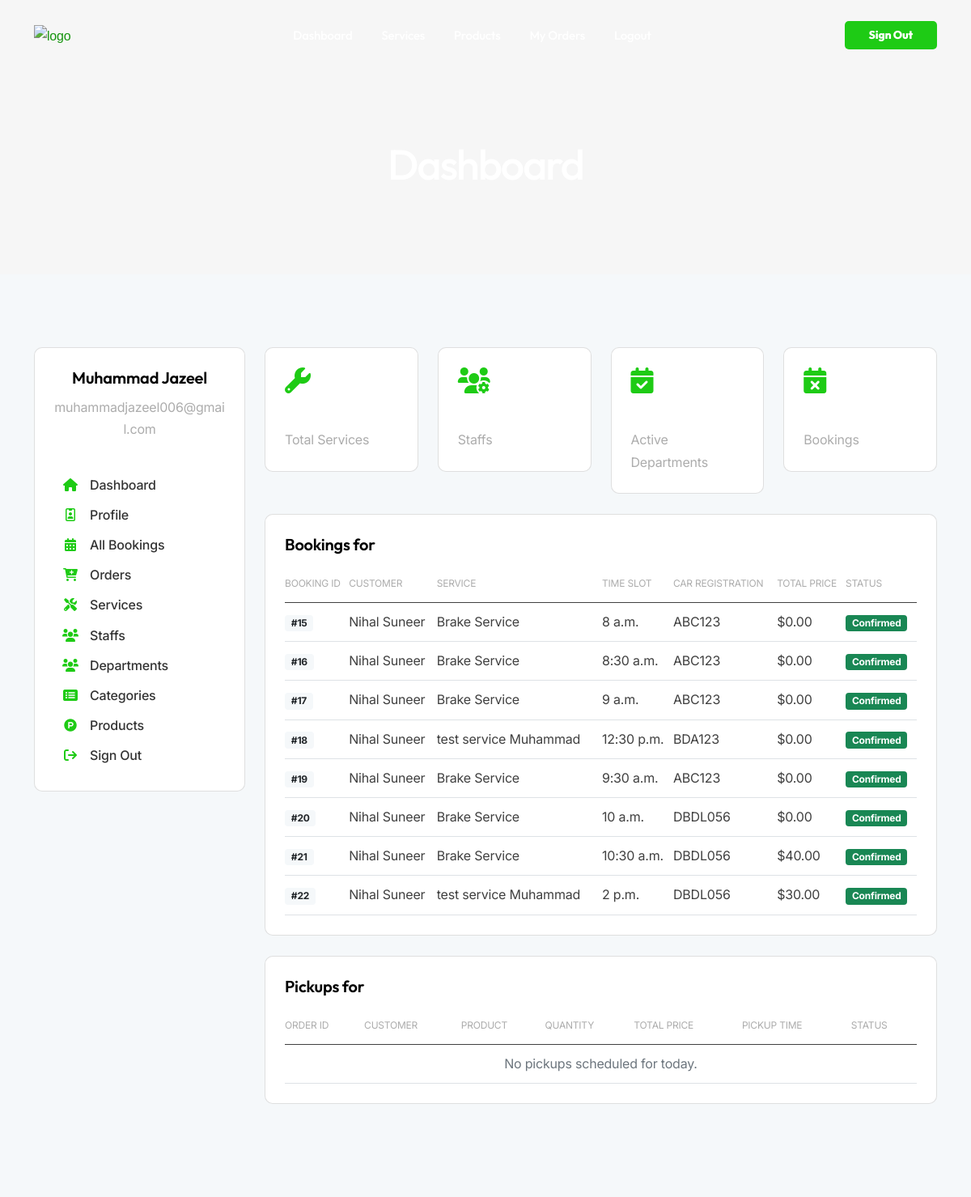
/users/dashboard/ (signed in), run on an earlier commit of the app's database.
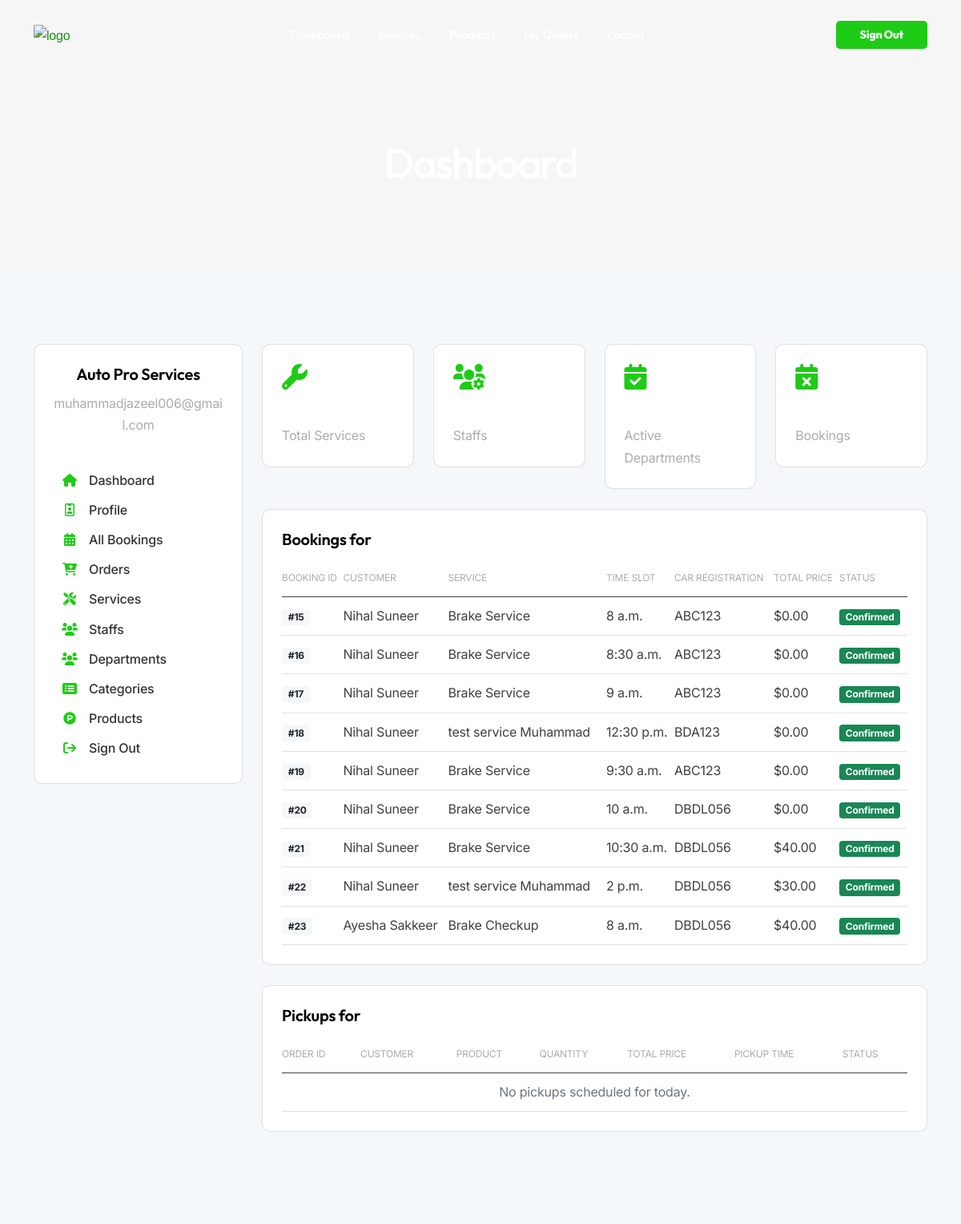
And on a later commit of the database.
### user/models.py (models this page shows, shortened)
class Account(AbstractUser):
    USER_TYPES = [
        ('customer', 'Customer'),
        ('vendor', 'Vendor'),
        ('admin', 'Admin'),
    ]
    username = None
    first_name = models.CharField(max_length=50)
    last_name = models.CharField(max_length=50)
    email = models.EmailField(max_length=100, unique=True)
    phone_number = models.CharField(max_length=15, unique=True)
    user_type = models.CharField(max_length=20, choices=USER_TYPES)
    address = models.TextField(blank=True, null=True)
    city = models.CharField(max_length=100, blank=True, null=True)  # New city field
    postal_code = models.CharField(max_length=20, blank=True, null=True)  # New postal code field
    profile_image = models.ImageField(upload_to='profile_images/', blank=True, null=True)  # Profile image
    is_customer = models.BooleanField(default=False)
    is_vendor = models.BooleanField(default=False)
    date_joined = models.DateTimeField(auto_now_add=True)
    last_login = models.DateTimeField(default=timezone.now)
    is_active = models.BooleanField(default=True)
    is_superuser = models.BooleanField(default=False)
    otp_code = models.CharField(max_length=6, blank=True, null=True)
    is_otp_verified = models.BooleanField(default=False)
    otp_generated_at = models.DateTimeField(null=True, blank=True)
    USERNAME_FIELD = 'email'
    REQUIRED_FIELDS = ['phone_number']
    objects = MyAccountManager()
    def __str__(self):
        return self.email
    groups = models.ManyToManyField(
        'auth.Group',
        related_name='accounts',
        blank=True,
    )
    user_permissions = models.ManyToManyField(
        'auth.Permission',
        related_name='accounts',
        blank=True,
    )

class Vendor(models.Model):
    user = models.OneToOneField(Account, on_delete=models.CASCADE)
    business_name = models.CharField(max_length=255)
    business_license = models.CharField(max_length=255, null=True, blank=True)  # Business license
    business_email = models.EmailField(max_length=255, null=True, blank=True)  # Business email
    business_contact = models.CharField(max_length=15, null=True, blank=True)  # Business contact
    address = models.TextField(null=True, blank=True)  # Full address
    latitude = models.DecimalField(max_digits=9, decimal_places=6, null=True, blank=True)
    longitude = models.DecimalField(max_digits=9, decimal_places=6, null=True, blank=True)
    description = models.TextField(null=True, blank=True)  # Business description
    verification_status = models.CharField(
        max_length=20,
        choices=[
            ('pending', 'Pending'),
            ('approved', 'Approved'),
            ('rejected', 'Rejected')
        ],
        default='pending'
    )
    created_at = models.DateTimeField(auto_now_add=True)
    updated_at = models.DateTimeField(auto_now=True)

### reservation/models.py (models this page shows, shortened)
class Reservation(models.Model):
    STATUS_CHOICES = [
        ('pending', 'Pending'),
        ('confirmed', 'Confirmed'),
        ('cancelled', 'Cancelled'),
        ('completed', 'Completed')
    ]
    PAYMENT_STATUS_CHOICES = [
        ('unpaid', 'Unpaid'),
        ('paid', 'Paid')
    ]
    customer = models.ForeignKey(Account, on_delete=models.CASCADE, limit_choices_to={'user_type': 'customer'})
    service = models.ForeignKey(Service, on_delete=models.CASCADE, null=True)  # Linked to the booked service
    vendor = models.ForeignKey(Account, on_delete=models.CASCADE, related_name="vendor_reservations", null=True, blank=True)  # Automatically populated
    time_slot = models.ForeignKey(TimeSlot, on_delete=models.CASCADE)  # Linked to the selected time slot
    service_date = models.DateField(null=True)
    car_registration = models.CharField(max_length=50, null=True)
    comments = models.TextField(null=True, blank=True)  # Optional comments from the customer
    status = models.CharField(max_length=20, choices=STATUS_CHOICES, default='confirmed')  # Default set to confirmed
    total_price = models.DecimalField(max_digits=10, decimal_places=2)
    payment_status = models.CharField(max_length=20, choices=PAYMENT_STATUS_CHOICES, default='unpaid')
    created_at = models.DateTimeField(auto_now_add=True)
    updated_at = models.DateTimeField(auto_now=True)
    def __str__(self):
        customer_name = self.customer.first_name if self.customer else "None"
        return f"Reservation for {customer_name} - {self.service.name if self.service else 'No Service'}"

### service/models.py (models this page shows, shortened)
class Service(models.Model):
    STATUS_CHOICES = [
        ('active', 'Active'),
        ('inactive', 'Inactive'),
    ]
    name = models.CharField(max_length=255)
    description = models.TextField()
    price = models.DecimalField(max_digits=10, decimal_places=2)
    duration_minutes = models.IntegerField()
    start_time = models.TimeField(null=True)
    end_time = models.TimeField(null=True)
    department = models.ForeignKey(Department, on_delete=models.CASCADE, related_name="services", null=True)
    image = models.ImageField(upload_to='service_images/', null=True, blank=True)
    user = models.ForeignKey(Account, on_delete=models.CASCADE, related_name="services", null=True)
    status = models.CharField(max_length=10, choices=STATUS_CHOICES, default='active')
    created_at = models.DateTimeField(auto_now_add=True)
    updated_at = models.DateTimeField(auto_now=True)

class TimeSlot(models.Model):
    service = models.ForeignKey('Service', on_delete=models.CASCADE, related_name='time_slots')
    time = models.TimeField(max_length=8)

### user/views.py (the view)
# urls.py: path('dashboard/', dashboard_view, name='dashboard'),
@login_required
def dashboard_view(request):
    if request.user.user_type != 'vendor':
        messages.error(request, "You do not have permission to access the vendor dashboard.")
        return redirect('home')
    vendor_reservations = Reservation.objects.all()
    print("Hello")
    print(f"Vendor Bookings: {vendor_reservations}")
    for booking in vendor_reservations:
        print(f"ID: {booking.id}, Customer: {booking.customer}, Service: {booking.service.name}")
    return render(request, 'vendor/dashboard.html', {
        'vendor_reservations': vendor_reservations,
    })

### templates/vendor/dashboard.html (shortened to what the changed rows need)
{% extends 'base.html' %}
{% load static %}
{% block content %}
<div id="wrapper">
    <div class="no-bottom no-top zebra" id="content">
        <section id="subheader" class="jarallax text-light">
            <div class="center-y relative text-center">
                <div class="container">
                    <div class="row">
                        <div class="col-md-12 text-center">
                            <h1>Dashboard</h1>
                        </div>
                    </div>
                </div>
            </div>
        </section>
        <section id="section-cars" class="bg-gray-100">
            <div class="container">
                <div class="row">
                    <div class="col-lg-3 mb30">
                        {% include 'includes/sidebar.html' %}
                    </div>
                    <div class="col-lg-9">
                        <div class="card p-4 rounded-5 mb25">
                            <table class="table de-table">
                                <thead>
                                    <tr>
                                        <th scope="col"><span class="text-uppercase fs-12 text-gray">Booking ID</span></th>
                                        <th scope="col"><span class="text-uppercase fs-12 text-gray">Customer</span></th>
                                        <th scope="col"><span class="text-uppercase fs-12 text-gray">Service</span></th>
                                        <th scope="col"><span class="text-uppercase fs-12 text-gray">Time Slot</span></th>
                                        <th scope="col"><span class="text-uppercase fs-12 text-gray">Car Registration</span></th>
                                        <th scope="col"><span class="text-uppercase fs-12 text-gray">Total Price</span></th>
                                        <th scope="col"><span class="text-uppercase fs-12 text-gray">Status</span></th>
                                    </tr>
                                </thead>
                                <tbody>
                                    {% if vendor_reservations %}
                                        {% for booking in vendor_reservations %}
                                        <tr>
                                            <td>
                                                <div class="badge bg-gray-100 text-dark">#{{ booking.id }}</div>
                                            </td>
                                            <td>{{ booking.customer.first_name }} {{ booking.customer.last_name }}</td>
                                            <td>{{ booking.service.name }}</td>
                                            <td>{{ booking.time_slot.time }}</td>
                                            <td>{{ booking.car_registration }}</td>
                                            <td>${{ booking.total_price }}</td>
                                            <td>
                                                <div class="badge
                                                    {% if booking.status == 'confirmed' %} bg-success
                                                    {% elif booking.status == 'pending' %} bg-warning
                                                    {% elif booking.status == 'completed' %} bg-primary
                                                    {% else %} bg-danger {% endif %}">
                                                    {{ booking.status|title }}
                                                </div>
                                            </td>
                                        </tr>
                                        {% endfor %}
                                    {% else %}
                                        <tr>
                                            <td colspan="8" class="text-center text-muted">No bookings found for today.</td>
                                        </tr>
                                    {% endif %}
                                </tbody>
                            </table>
                        </div>
                        <div class="card p-4 rounded-5 mb25">
                            <table class="table de-table">
                                <thead>
                                    <tr>
                                        <th scope="col"><span class="text-uppercase fs-12 text-gray">Order ID</span></th>
                                        <th scope="col"><span class="text-uppercase fs-12 text-gray">Customer</span></th>
                                        <th scope="col"><span class="text-uppercase fs-12 text-gray">Product</span></th>
                                        <th scope="col"><span class="text-uppercase fs-12 text-gray">Quantity</span></th>
                                        <th scope="col"><span class="text-uppercase fs-12 text-gray">Total Price</span></th>
                                        <th scope="col"><span class="text-uppercase fs-12 text-gray">Pickup Time</span></th>
                                        <th scope="col"><span class="text-uppercase fs-12 text-gray">Status</span></th>
                                    </tr>
                                </thead>
                            </table>
                        </div>
                    </div>
                </div>
            </div>
        </section>
    </div>
</div>
{% endblock %}

### templates/includes/sidebar.html
{% load static %}
<div class="card p-4 rounded-5">
    <div class="profile-info mb-3 text-center">
        <h4>
            {{ request.user.vendor.business_name }}
        </h4>
        <p class="text-gray">{{ request.user.email }}</p>
    </div>
    <ul class="menu-col">
        <li>
            <a href="{% url 'dashboard' %}" class="{% if request.path|slice:':10' == '/dashboard' %}active{% endif %}">
                <i class="fa fa-home"></i> Dashboard
            </a>
        </li>
        <li>
            <a href="{% url 'profile_view' %}" class="{% if '/users/profile_view/' in request.path %}active{% endif %}">
                <i class="fa-regular fa-id-badge"></i> Profile
            </a>
        </li>
        <li>
            <a href="{% url 'vendor_bookings' %}" class="{% if '/reservations/bookings/' in request.path %}active{% endif %}">
                <i class="fa fa-calendar-alt"></i> All Bookings
            </a>
        </li>
        <li>
            <a href="{% url 'vendor_orders' %}" class="{% if request.path|slice:':7' == '/orders' %}active{% endif %}">
                <i class="fa-solid fa-cart-plus"></i> Orders
            </a>
        </li>
        <li>
            <a href="{% url 'services' %}" class="{% if request.path|slice:':9' == '/services' %}active{% endif %}">
                <i class="fa-solid fa-screwdriver-wrench"></i> Services
            </a>
        </li>
        <li>
            <a href="{% url 'staffs' %}" class="{% if request.path|slice:':7' == '/staffs' %}active{% endif %}">
                <i class="fa fa-users"></i> Staffs
            </a>
        </li>
        <li>
            <a href="{% url 'departments' %}" class="{% if request.path|slice:':12' == '/departments' %}active{% endif %}">
                <i class="fa fa-users"></i> Departments
            </a>
        </li>
        <li>
            <a href="{% url 'list_categories' %}" class="{% if '/products/categories/' in request.path %}active{% endif %}">
                <i class="fa fa-list-alt"></i> Categories
            </a>
        </li>
        <li>
            <a href="{% url 'products' %}" class="{% if '/products/products/' in request.path %}active{% endif %}">
                <i class="fa-brands fa-product-hunt"></i> Products
            </a>
        </li>
        <li>
            <a href="{% url 'logout' %}" class="{% if request.path|slice:':7' == '/logout' %}active{% endif %}">
                <i class="fa fa-sign-out"></i> Sign Out
            </a>
        </li>
    </ul>
</div>

What changed in the data, as far as the page shows it:
changed Account "muhammadjazeel006@gmail.com": user.vendor.business_name "Muhammad Jazeel" → "Auto Pro Services"
added Reservation: id "23", customer.first_name "Ayesha", customer.last_name "Sakkeer", service.name "Brake Checkup", time_slot.time "8 a.m.", car_registration "DBDL056", total_price "40.00", status "Confirmed"
